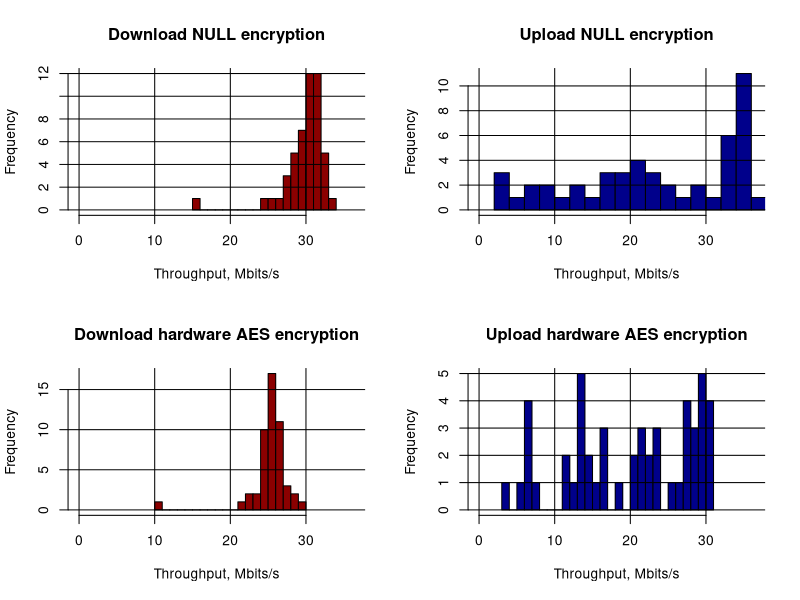

Source code (R):
d1<-scan("download-null.txt")
d2<-scan("upload-null.txt")
d3<-scan("download-aes.txt")
d4<-scan("upload-aes.txt")

mean(d1)
mean(d2)
mean(d3)
mean(d4)

pdf("final.pdf")
par(mfrow=c(2,2))
hist(d1, col="dark red", breaks=20, main="Download NULL encryption", xlim=c(0, max(max(d2), max(d1), max(d3), max(d4))), xlab="Throughput, Mbits/s")
grid(lwd=1, col="black", lty=1)
hist(d2, col="dark blue", breaks=20, main="Upload NULL encryption", xlim=c(0, max(max(d2), max(d1), max(d3), max(d4))), xlab="Throughput, Mbits/s")
grid(lwd=1, col="black", lty=1)
hist(d3, col="dark red", breaks=20, main="Download hardware AES encryption", xlim=c(0, max(max(d2), max(d1), max(d3), max(d4))), xlab="Throughput, Mbits/s")
grid(lwd=1, col="black", lty=1)
hist(d4, col="dark blue", breaks=20, main="Upload hardware AES encryption", xlim=c(0, max(max(d2), max(d1), max(d3), max(d4))), xlab="Throughput, Mbits/s")
grid(lwd=1, col="black", lty=1)
dev.off()
